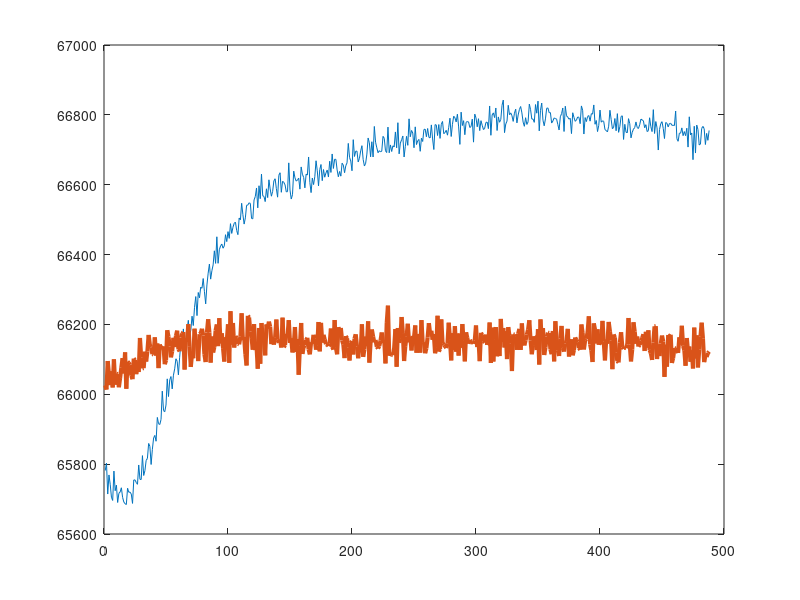

Write MATLAB code to recreate this figure. (Note: this script raises an error after producing the figure.)
close all;
clear all;
clc;

load('Cancellation_Data.mat')

colors = {[0 0.4470 0.7410], [0.6350 0.0780 0.1840],[0.4660 0.6740 0.1880], [0.9290 0.6940 0.1250], [0.4940 0.1840 0.5560]}; % blue, maroon, green, yellow, purple


data_ch1log=20*log10(data_ch1);
data_ch2log=20*log10(data_ch2);
data_ch3log=20*log10(data_ch3);
data_ch4log=20*log10(data_ch4);
data_ch5log= 20*log10(data_ch5);

corr = data_ch2(25:end,:);
uncorr = data_ch1(25:end,:);
Canc_preemp = ((mean(abs(corr(:)))-mean(abs(uncorr(:))))./mean(abs(uncorr(:)))).*100;

figure; 
t = 1:1:488;
a = plot(t, abs(data_ch4(25:end)), t, abs(data_ch5(25:end)) ,'LineWidth',3);

[a(1).Color] = colors{1,1}; % blue
[a(2).Color] = [0.3010 0.7450 0.9330]; % light blue

legend ('Leaked Transmit Signal', 'Leaked Transmit Signal with Pre-emphasis');
set(legend, 'FontSize',20, 'FontName','Verdana');
set (gca, 'FontSize',20, 'FontName','Verdana' );
xlim( [0 488])
set(gca, 'XTick', []);
set(gca,'FontSize',20,'fontname','Verdana'); 
set(gca, 'Box', 'off')
legend('boxoff')
figure; 
t = 1:1:488;
a = plot(t, abs(data_ch1(25:end)), t, abs(data_ch2(25:end)) ,t, abs(data_ch3log(25:end)), 'LineWidth',3);

[a(1).Color] = colors{1,3}; % green 
[a(2).Color] = [0 0.49 0.2]; % light green
[a(3).Color] = [0 0 0]; % black
legend ('Signal Post-Cancellation', 'Signal Post-Cancellation with Pre-emphasis', 'Receive channel Noise Floor');
set(legend, 'FontSize',20, 'FontName','Verdana');
set (gca, 'FontSize',20, 'FontName','Verdana' );
% axis tight;
ylim ([0 900]);
xticks([1 243 486])
xticklabels ({' 0', '10.24' ,'20.48'});
yticks([1 450 900])
xlim( [0 488])
set(gca, 'Box', 'off')
legend('boxoff')
set(gca,'FontSize',20,'fontname','Verdana'); 


%% figure 2c
figure; 
t = 1:1:488;
a = plot(t, abs(data_ch5log(25:end)), t, abs(data_ch2log(25:end)), t, abs(data_ch3log(25:end)) ,'LineWidth',3);

[a(1).Color] = colors{1,1}; % blue
[a(2).Color] = colors{1,3}; % green
[a(3).Color] = [0 0 0]; % black
legend ('Leaked Transmit Signal' , 'Post-Cancellation Residual', 'Receive channel Noise Floor');
set(legend, 'FontSize',16, 'FontName','Verdana');
set (gca, 'FontSize',16, 'FontName','Verdana' );
% axis tight;
ylim ([0 110]);
xticks([1 243 486])
xticklabels ({' -10.24', '0' ,'10.24'});
xlim( [0 488])
set(gca,'FontSize',16,'fontname','Verdana'); 
set(gca, 'Box', 'off')
legend('boxoff')

fclose('all');
